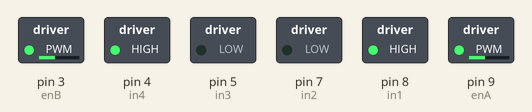
Recording of a sketch running on a simulated Arduino Uno, built with avr-gcc and run on an emulated ATmega328P. Shown: switched loads named in the sketch (green lamp = pin HIGH). What the sketch prints to the serial monitor is not drawn.

Above: at 0.1 s.
At 4.0 s:
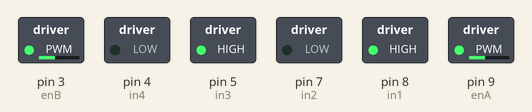
At 9.05 s:
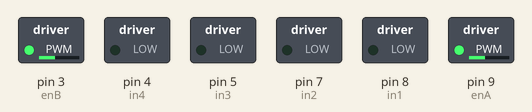
Timing chart, 0 to 10.4 s (numbered marks = the images above):
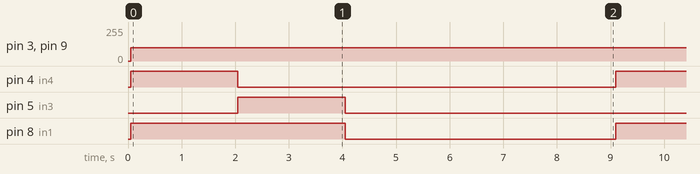

Measured:
- by itself, pin 3 (enB), pin 9 (enA): 0/255 → 100/255 at 0.05 s
- by itself, pin 4 (in4), pin 5 (in3): alternates HIGH for 2.0 s and LOW for 7.1 s
- by itself, pin 8 (in1): alternates HIGH for 4.0 s and LOW for 5.1 s

The sketch:

DC_stepper.ino
```cpp
// Conexiuni motoraș tracțiune (A)
int enA = 9;
int in1 = 8;
int in2 = 7;
// Conexiuni motoraș direcție (B)
int enB = 3;
int in3 = 5;
int in4 = 4;

void setup()
{
  //controlul motorașelor

  // Setarea tuturor pinurilor de control al motarașelor ca și ieșiri
  pinMode(enA, OUTPUT);
  pinMode(enB, OUTPUT);
  pinMode(in1, OUTPUT);
  pinMode(in2, OUTPUT);
  pinMode(in3, OUTPUT);
  pinMode(in4, OUTPUT);

  // Oprirea motorașelor - Starea inițială
  digitalWrite(in1, LOW);
  digitalWrite(in2, LOW);
  digitalWrite(in3, LOW);
  digitalWrite(in4, LOW);

  //senzorul de urmărie a liniilor
  Serial.begin(9600);
}

void loop()
{
  Serial.println(digitalRead(8));
  delay(50);
  directionControl();
}

// Această funcție permite controlul direcției de rotire al motorașelor
void directionControl()
{
  // Setarea motorașelor la viteză maximă
  // Pentru PWM valorile maxime posibile sunt 0-255
  analogWrite(enA, 100);//drive
  analogWrite(enB, 100);//directie

  // Pornire motor A și B

  digitalWrite(in1, HIGH);
  digitalWrite(in2, LOW);
  //HIGH și LOW = mers în față
  //LOW și HIGH = mers în spate

  digitalWrite(in3, LOW);
  digitalWrite(in4, HIGH);
  //HIGH și LOW = stânga
  //LOW și HIGH = dreapta

  delay(2000);

  digitalWrite(in3, HIGH);
  digitalWrite(in4, LOW);
  //HIGH și LOW = stânga
  //LOW și HIGH = dreapta

  delay(2000);

  digitalWrite(in1, LOW);
  digitalWrite(in2, LOW);
  digitalWrite(in3, LOW);
  digitalWrite(in4, LOW);

  delay(5000);

  // Oprire motor A și B
  digitalWrite(in1, LOW);
  digitalWrite(in2, LOW);
  digitalWrite(in3, LOW);
  digitalWrite(in4, LOW);
}
```
